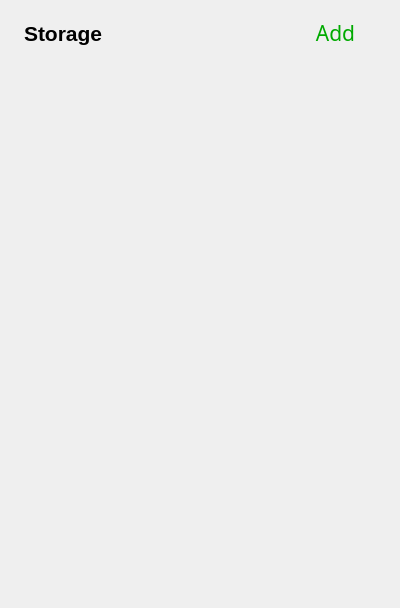
<?xml version="1.0" encoding="UTF-8"?>
<ui version="4.0">
 <class>MainWindow</class>
 <widget class="QMainWindow" name="MainWindow">
  <property name="geometry">
   <rect>
    <x>0</x>
    <y>0</y>
    <width>400</width>
    <height>608</height>
   </rect>
  </property>
  <property name="windowTitle">
   <string>Storage</string>
  </property>
  <widget class="QWidget" name="centralWidget">
   <layout class="QGridLayout" name="gridLayout">
    <property name="sizeConstraint">
     <enum>QLayout::SetDefaultConstraint</enum>
    </property>
    <property name="verticalSpacing">
     <number>0</number>
    </property>
    <item row="0" column="1">
     <spacer name="horizontalSpacer">
      <property name="orientation">
       <enum>Qt::Horizontal</enum>
      </property>
      <property name="sizeHint" stdset="0">
       <size>
        <width>40</width>
        <height>20</height>
       </size>
      </property>
     </spacer>
    </item>
    <item row="0" column="2">
     <widget class="QPushButton" name="pushButton">
      <property name="palette">
       <palette>
        <active>
         <colorrole role="Text">
          <brush brushstyle="SolidPattern">
           <color alpha="255">
            <red>0</red>
            <green>170</green>
            <blue>0</blue>
           </color>
          </brush>
         </colorrole>
         <colorrole role="ButtonText">
          <brush brushstyle="SolidPattern">
           <color alpha="255">
            <red>0</red>
            <green>170</green>
            <blue>0</blue>
           </color>
          </brush>
         </colorrole>
        </active>
        <inactive>
         <colorrole role="Text">
          <brush brushstyle="SolidPattern">
           <color alpha="255">
            <red>0</red>
            <green>170</green>
            <blue>0</blue>
           </color>
          </brush>
         </colorrole>
         <colorrole role="ButtonText">
          <brush brushstyle="SolidPattern">
           <color alpha="255">
            <red>0</red>
            <green>170</green>
            <blue>0</blue>
           </color>
          </brush>
         </colorrole>
        </inactive>
        <disabled>
         <colorrole role="Text">
          <brush brushstyle="SolidPattern">
           <color alpha="255">
            <red>120</red>
            <green>120</green>
            <blue>120</blue>
           </color>
          </brush>
         </colorrole>
         <colorrole role="ButtonText">
          <brush brushstyle="SolidPattern">
           <color alpha="255">
            <red>120</red>
            <green>120</green>
            <blue>120</blue>
           </color>
          </brush>
         </colorrole>
        </disabled>
       </palette>
      </property>
      <property name="font">
       <font>
        <family>Andalus</family>
        <pointsize>16</pointsize>
       </font>
      </property>
      <property name="autoFillBackground">
       <bool>true</bool>
      </property>
      <property name="text">
       <string>Add</string>
      </property>
      <property name="flat">
       <bool>true</bool>
      </property>
     </widget>
    </item>
    <item row="0" column="0">
     <widget class="QCommandLinkButton" name="mainBtn">
      <property name="font">
       <font>
        <family>Segoe UI</family>
        <pointsize>16</pointsize>
       </font>
      </property>
      <property name="focusPolicy">
       <enum>Qt::StrongFocus</enum>
      </property>
      <property name="text">
       <string>Storage</string>
      </property>
      <property name="iconSize">
       <size>
        <width>0</width>
        <height>0</height>
       </size>
      </property>
     </widget>
    </item>
    <item row="1" column="0" colspan="3">
     <widget class="QScrollArea" name="scrollArea">
      <property name="sizePolicy">
       <sizepolicy hsizetype="Expanding" vsizetype="Expanding">
        <horstretch>10</horstretch>
        <verstretch>0</verstretch>
       </sizepolicy>
      </property>
      <property name="frameShape">
       <enum>QFrame::NoFrame</enum>
      </property>
      <property name="widgetResizable">
       <bool>true</bool>
      </property>
      <widget class="QWidget" name="placeholder">
       <property name="geometry">
        <rect>
         <x>0</x>
         <y>0</y>
         <width>378</width>
         <height>529</height>
        </rect>
       </property>
      </widget>
     </widget>
    </item>
   </layout>
  </widget>
 </widget>
 <layoutdefault spacing="6" margin="11"/>
 <resources/>
 <connections/>
</ui>
